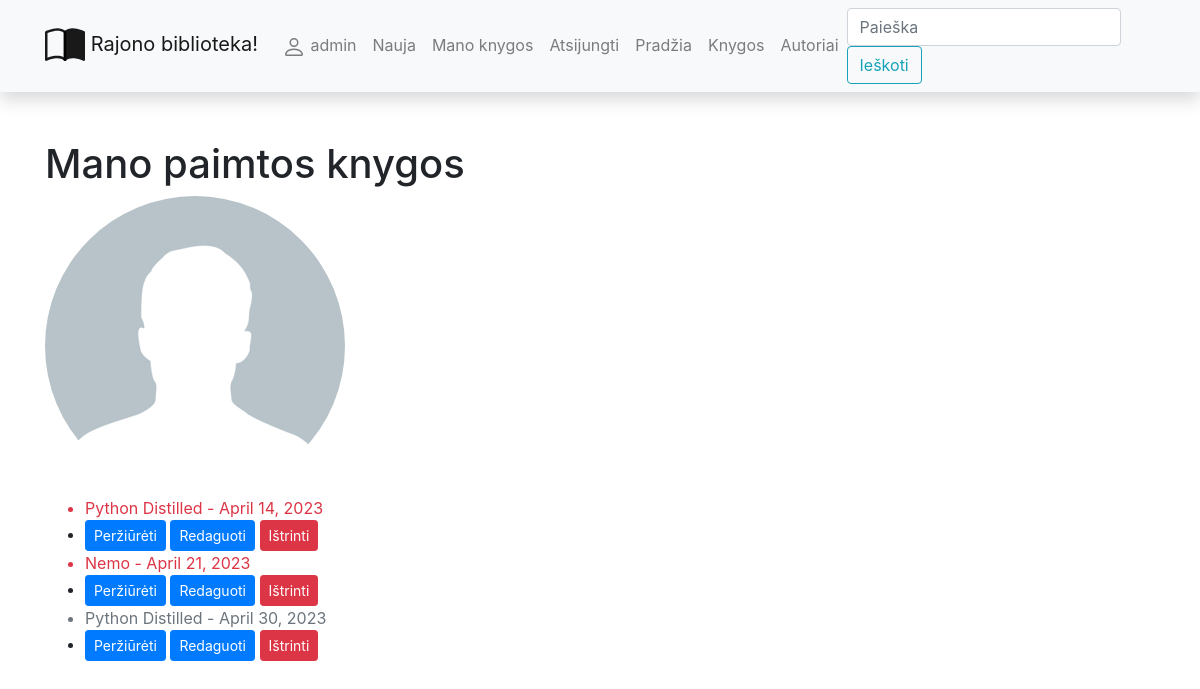
The page /library/mybooks/ (signed in) on the database as committed earlier.
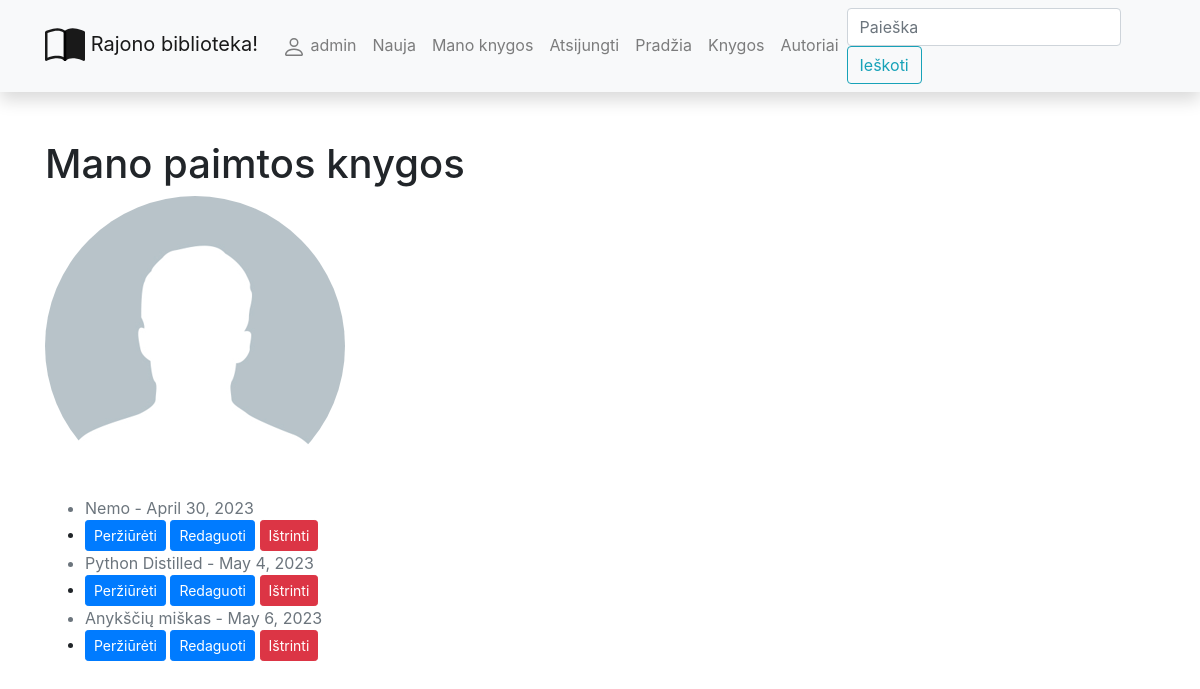
The same page on the database as committed later.
### library/models.py (models this page shows, shortened)
class BookInstance(models.Model):
    id = models.UUIDField(primary_key=True, default=uuid.uuid4, help_text="Unikalus ID leidinio kopijai")
    due_back = models.DateField("Bus prieinama", null=True, blank=True)
    LOAN_STATUS = (
        ('a', 'Administruojama'),
        ('p', 'Paimta'),
        ('g', 'Galima paimti'),
        ('r', 'Rezervuota')
    )
    status = models.CharField(
        "Statusas",
        max_length=1,
        choices=LOAN_STATUS,
        blank=True,
        default='a',
        help_text="Leidinio kopijos statusas"
    )
    book_id = models.ForeignKey(Book, on_delete=models.SET_NULL, null=True)
    reader = models.ForeignKey(User, on_delete=models.SET_NULL, null=True, blank=True)
    @property
    def is_overdue(self):
        if self.due_back and date.today() > self.due_back:
            return True
        else:
            return False
    class Meta:
        ordering = ['due_back']

class Book(models.Model):
    title = models.CharField("Pavadinimas", max_length=200)
    summary = models.TextField("Aprašymas", max_length=1000, help_text="Trumpas knygos aprašymas")
    isbn = models.CharField("ISBN",
                            max_length=13,
                            help_text="13 simbolių <a href='https://www.isbn-international.org/"
                                      "content/what-isbn'>ISBN kodas</a>")
    author_id = models.ForeignKey(Author, on_delete=models.SET_NULL, null=True, related_name='books_rn')
    genre_id = models.ManyToManyField("Genre", help_text="Išrinkite žanrą/us šiai knygai")
    cover = models.ImageField("Viršelis", upload_to="covers", null=True, blank=True)
    def display_genre(self):
        return ', '.join([genre.name for genre in self.genre_id.all()][:3])
    display_genre.short_description = 'Žanras'

### library/views.py (the view)
# urls.py: path("mybooks/", views.LoanedBooksByUserListView.as_view(), name='my-borrowed_n'),
class LoanedBooksByUserListView(LoginRequiredMixin, generic.ListView):
    model = BookInstance
    context_object_name = 'bookinstance_list'  # nebūtina, tokį pavadinimą kontekste django sukuria automatiškai
    template_name = 'user_books.html'
    paginate_by = 5
    def get_queryset(self):
        query = BookInstance.objects.filter(reader=self.request.user).filter(status__exact='p').order_by('due_back')
        return query

### library/templates/user_books.html
{% extends "base.html" %}
{% block content %}
<h1>Mano paimtos knygos</h1>
<img class="rounded-circle" src="{{ user.profilis.nuotrauka.url }}">
{% if bookinstance_list %}
<ul>
    {% for bookinst_obj in bookinstance_list %}
    <li class="{% if bookinst_obj.is_overdue %}text-danger{% else %}text-muted{% endif %}">
        {{ bookinst_obj.book_id.title}} - {{ bookinst_obj.due_back }}
    </li>
    <li>
        <a class="btn btn-sm btn-primary" href="{% url 'my-book_n' bookinst_obj.id %}" role="button">
            Peržiūrėti
        </a>
        <a class="btn btn-sm btn-primary" href="{% url 'my-book-update_n' bookinst_obj.id %}" role="button">
            Redaguoti
        </a>
        <a class="btn btn-sm btn-danger" href="{% url 'my-book-delete_n' bookinst_obj.id %}" role="button">
            Ištrinti
        </a>
    </li>
    {% endfor %}
</ul>
{% else %}
<p>Šiuo metu jūs nesate paėmęs knygų.</p>
{% endif %}
{% endblock %}

Rows that differ between the two databases and show on the page:
removed BookInstance: book_id "Python Distilled", due_back "April 14, 2023"
changed BookInstance "Nemo": due_back "April 21, 2023" → "April 30, 2023"
changed BookInstance "Python Distilled": due_back "April 30, 2023" → "May 4, 2023"
added BookInstance: book_id "Anykščių miškas", due_back "May 6, 2023"
